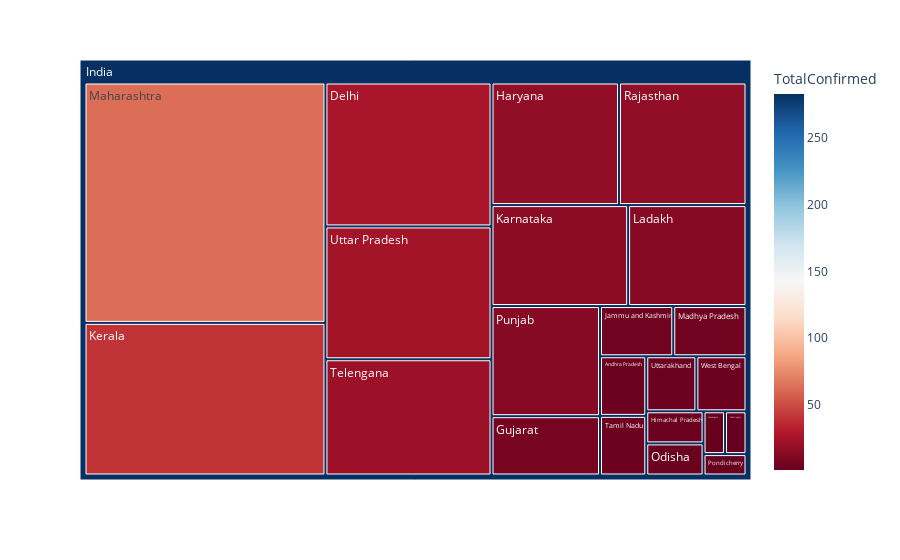

Notebook code for this chart:
### Code cell
statewise_cases = pd.DataFrame(covid_India_cases.groupby(['State'])['TotalConfirmed', 'Deaths', 'Recovered'].max().reset_index())
statewise_cases["Country"] = "India" # in order to have a single root node
fig = px.treemap(statewise_cases, path=['Country','State'], values='TotalConfirmed',
                  color='TotalConfirmed', hover_data=['State'],
                  color_continuous_scale='RdBu')
fig.show()

### Figure 1 — Plotly figure (JSON) as saved in the notebook; plotly's stock layout.template omitted (floating-point values rounded to 4 significant figures)
{"data": [{"branchvalues": "total", "customdata": [["Andhra Pradesh", 3], ["Chandigarh", 1], ["Chattisgarh", 1], ["Delhi", 26], ["Gujarat", 7], ["Haryana", 17], ["Himachal Pradesh", 2], ["Jammu and Kashmir", 4], ["Karnataka", 15], ["Kerala", 40], ["Ladakh", 13], ["Madhya Pradesh", 4], ["Maharashtra", 63], ["Odisha", 2], ["Pondicherry", 1], ["Punjab", 13], ["Rajasthan", 17], ["Tamil Nadu", 3], ["Telengana", 21], ["Uttar Pradesh", 24], ["Uttarakhand", 3], ["West Bengal", 3], ["(?)", 283]], "domain": {"x": [0.0, 1.0], "y": [0.0, 1.0]}, "hoverlabel": {"namelength": 0}, "hovertemplate": "State=%{customdata[0]}<br>TotalConfirmed=%{color}<br>labels=%{label}<br>parent=%{parent}<br>id=%{id}", "ids": ["India/Andhra Pradesh", "India/Chandigarh", "India/Chattisgarh", "India/Delhi", "India/Gujarat", "India/Haryana", "India/Himachal Pradesh", "India/Jammu and Kashmir", "India/Karnataka", "India/Kerala", "India/Ladakh", "India/Madhya Pradesh", "India/Maharashtra", "India/Odisha", "India/Pondicherry", "India/Punjab", "India/Rajasthan", "India/Tamil Nadu", "India/Telengana", "India/Uttar Pradesh", "India/Uttarakhand", "India/West Bengal", "India"], "labels": ["Andhra Pradesh", "Chandigarh", "Chattisgarh", "Delhi", "Gujarat", "Haryana", "Himachal Pradesh", "Jammu and Kashmir", "Karnataka", "Kerala", "Ladakh", "Madhya Pradesh", "Maharashtra", "Odisha", "Pondicherry", "Punjab", "Rajasthan", "Tamil Nadu", "Telengana", "Uttar Pradesh", "Uttarakhand", "West Bengal", "India"], "marker": {"coloraxis": "coloraxis", "colors": [3, 1, 1, 26, 7, 17, 2, 4, 15, 40, 13, 4, 63, 2, 1, 13, 17, 3, 21, 24, 3, 3, 283]}, "name": "", "parents": ["India", "India", "India", "India", "India", "India", "India", "India", "India", "India", "India", "India", "India", "India", "India", "India", "India", "India", "India", "India", "India", "India", ""], "type": "treemap", "values": [3, 1, 1, 26, 7, 17, 2, 4, 15, 40, 13, 4, 63, 2, 1, 13, 17, 3, 21, 24, 3, 3, 283]}], "layout": {"coloraxis": {"colorbar": {"title": {"text": "TotalConfirmed"}}, "colorscale": [[0.0, "rgb(103,0,31)"], [0.1, "rgb(178,24,43)"], [0.2, "rgb(214,96,77)"], [0.3, "rgb(244,165,130)"], [0.4, "rgb(253,219,199)"], [0.5, "rgb(247,247,247)"], [0.6, "rgb(209,229,240)"], [0.7, "rgb(146,197,222)"], [0.8, "rgb(67,147,195)"], [0.9, "rgb(33,102,172)"], [1.0, "rgb(5,48,97)"]]}, "legend": {"tracegroupgap": 0}, "margin": {"t": 60}}}
